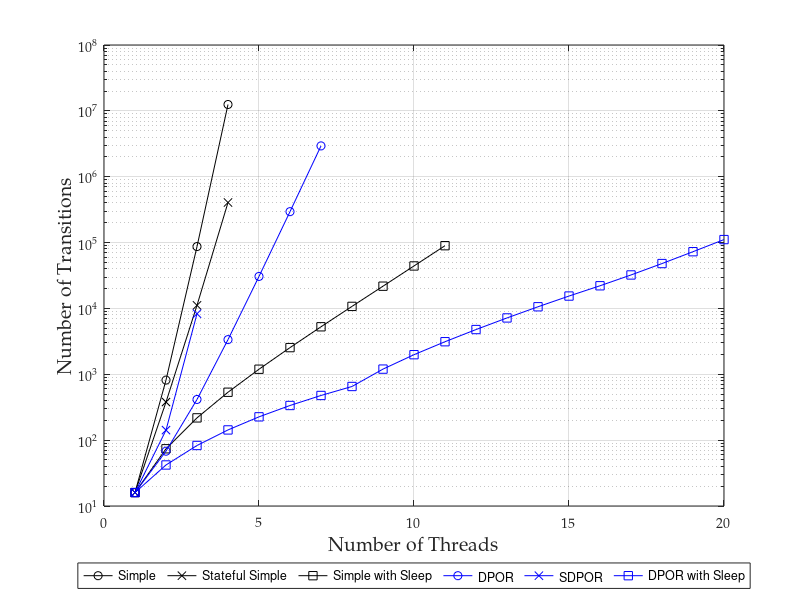

MATLAB code to generate this figure:
%% importing data
transitions = dlmread('prod_cons_trans_data.csv', ',', 1, 1);
% convert 0 values to NaNs, as these don't plot
transitions(transitions==0)=nan;
threads = [1:20];

%% plotting lines

semilogy(threads, transitions(:, 1), 'ko-')
hold on
semilogy(threads, transitions(:, 2), 'kx-')
semilogy(threads, transitions(:, 3), 'ks-')
semilogy(threads, transitions(:, 4), 'bo-')
semilogy(threads, transitions(:, 5), 'bx-')
semilogy(threads, transitions(:, 6), 'bs-')
hold off
grid on

%% adding legend and axis labels
set(gca, 'FontName', 'Palatino Linotype');
legend('Simple', 'Stateful Simple', 'Simple with Sleep', ...
	'DPOR', 'SDPOR', 'DPOR with Sleep', 'Location','southoutside', ...
    'Orientation','horizontal');
xlabel('Number of Threads', 'fontsize', 14);
ylabel('Number of Transitions', 'fontsize', 14)
